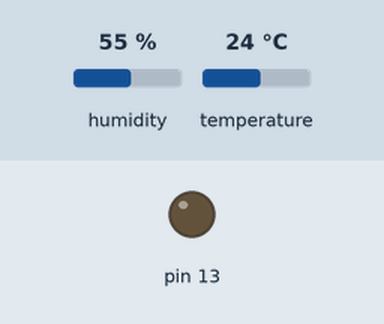
This sketch was run on a simulated Arduino Uno, built with avr-gcc and run on an emulated ATmega328P. Parts: output pins drawn as LEDs (lit = HIGH). The inputs (shaded band) are chosen by the test bench; at power-on: humidity 55 %, temperature 24 °C.

Above: at 2.8 s.
2.9 s: humidity set to 69 %
5.7 s: humidity set to 72 %
At 7.6 s:
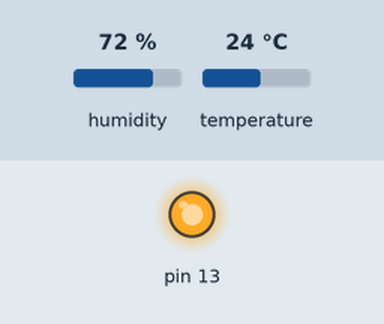
8.5 s: humidity set to 22 %
At 11.5 s:
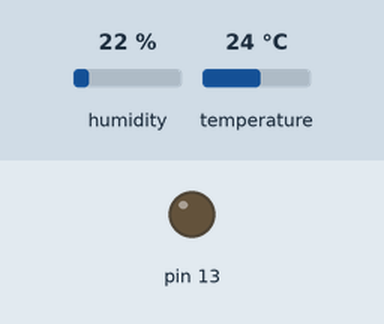
11.8 s: humidity set to 88 %
At 12.9 s:
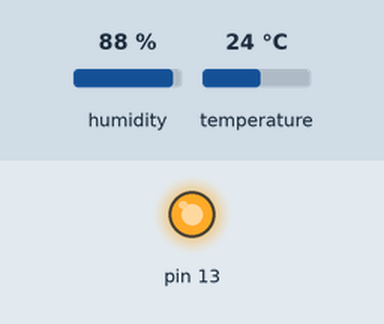
Timing chart, 0 to 14.8 s (numbered marks = the images above; inputs shaded):
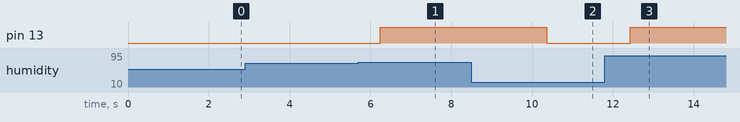

Measured:
- the behaviour switches between 70 and 71 % on humidity (found by bisection; images 0 and 1)
- after the input at 2.9 s, every drawn part: stays the same
- after the input at 5.7 s, pin 13: LOW → HIGH after 0.54 s
- after the input at 8.5 s, pin 13: HIGH → LOW after 1.9 s
- after the input at 11.8 s, pin 13: LOW → HIGH after 0.63 s

The sketch:

dht11_screen.ino
```cpp
// 온습도 센서와 블루투스 연결을 이용한 에어컨 컨트롤

#include <DHT.h>
#include <SoftwareSerial.h>
DHT dht(8, DHT11);
SoftwareSerial btSerial(9, 10);

void setup() {
  // put your setup code here, to run once:
  pinMode(13, OUTPUT);
  Serial.begin(9600);
  btSerial.begin(9600);
  dht.begin();
}

void loop() {
  // put your main code here, to run repeatedly:
  float humi = dht.readHumidity(); // 습도
  float temp = dht.readTemperature(); // 섭씨 온도

  btSerial.print("습도: ");
  btSerial.print(humi);
  btSerial.print(" % ");
  btSerial.print(", 온도: ");
  btSerial.print(temp);
  btSerial.print(" 도");

  if(humi > 70 || temp > 25) digitalWrite(13, HIGH);
  else digitalWrite(13, LOW);

  if(btSerial.available()) {
    char btData = btSerial.read();

    if(btData == 'n') {
      digitalWrite(13, HIGH);
    }
    else if(btData == 'f') {
      digitalWrite(13, LOW);
    }
  }

  delay(2000);
}
```
